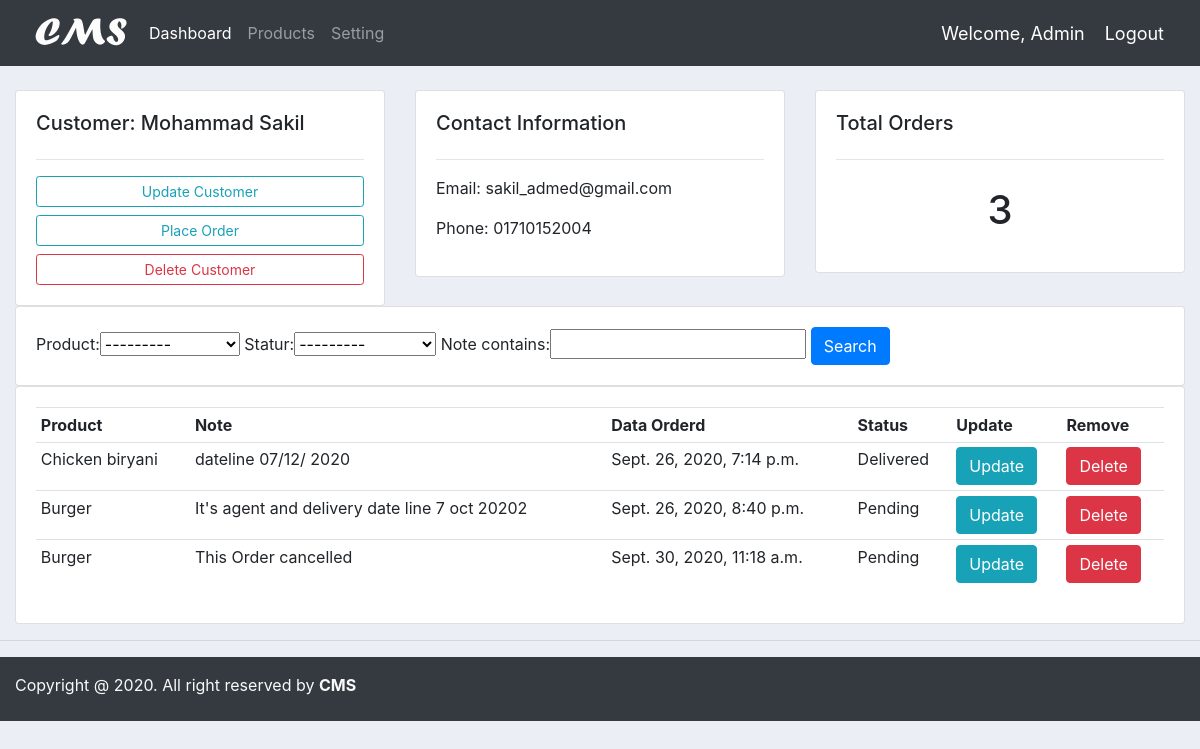
/customer/7 (signed in), run on an earlier commit of the app's database.
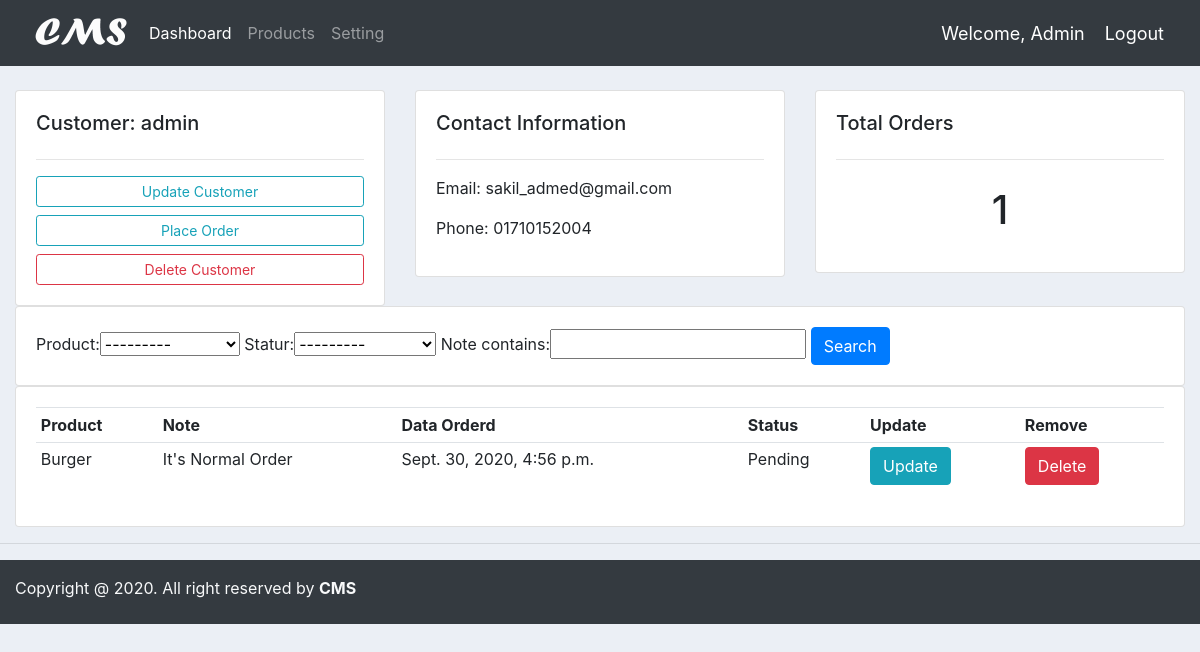
And on a later commit of the database.
### accounts/models.py (models this page shows, shortened)
class Customer(models.Model):
    user = models.OneToOneField(User, null=True, blank=True, on_delete=models.CASCADE)
    name = models.CharField(max_length=200, null=True)
    phone = models.CharField(max_length=200, null=True)
    email = models.CharField(max_length=200, null=True)
    profile_pic = models.ImageField(default="demo.jpg", null=True, blank=True)
    date_created = models.DateTimeField(auto_now_add=True, null=True)

class Order(models.Model):
    STATUS = (
        ('Pending','Pending'),
        ('Canceled Order','Canceled Order'),
        ('Delivered','Delivered')
        )
    customer = models.ForeignKey(Customer, null=True, on_delete=models.SET_NULL)
    Product = models.ForeignKey(Product, null=True, on_delete=models.SET_NULL)
    date_created = models.DateTimeField(auto_now_add=True, null=True)
    statur = models.CharField(max_length=200, null=True, choices=STATUS)
    note = models.CharField(max_length=200, null=True)

class Product(models.Model):
    CATAGORY = (
        ('Indoor','Indoor'),
        ('Out Door','Out Door'),
    )
    name = models.CharField(max_length=200, null=True)
    price = models.FloatField(null=True)
    catagory = models.CharField(max_length=200, null=True, choices=CATAGORY)
    descriprion = models.CharField(max_length=500 ,null=True, blank=True)
    data_created = models.DateTimeField(auto_now_add=True)
    tags = models.ManyToManyField(Tag)
    def __str__(self):
        return str(self.name)

### accounts/decorators.py (the view)
        def wrapper_func(request, *args, **kwargs):
            group = None
            if request.user.groups.exists():
                group = request.user.groups.all()[0].name
            if group in allowed_roles:
                return view_func(request, *args, **kwargs)
            else:
                return HttpResponse("You are not authorize to view this page")

### accounts/views.py (called while the page is built)
@login_required(login_url='login')
@allowed_user(allowed_roles=['admin'])
def customer(request, pk):
    customer = Customer.objects.get(pk=pk)
    orders = customer.order_set.all()
    orders_count = orders.count()
    myFilter = OrderFilter(request.GET, queryset=orders)
    orders = myFilter.qs
    context = {
        'customer':customer,
        'orders':orders,
        'orders_count':orders_count,
        'myFilter':myFilter,
    }
    return render(request, 'accounts/customer.html',context)

### accounts/templates/accounts/customer.html
{% extends 'accounts/main.html' %}
{% block content %}
<div class="container-fluid">
    <br>
    <div class="row">
        <div class="col-md">
            <div class="card card-body">
                <h5>Customer: {{ customer.name }} </h5>
                <hr>
                <a class="btn btn-outline-info btn-sm btn-block" href="#">Update Customer</a>
                <a class="btn btn-outline-info btn-sm btn-block" href="{% url 'create_order' customer.pk %}">Place Order</a>
                <a class="btn btn-outline-danger btn-sm btn-block" href="#">Delete Customer</a>
            </div>
        </div>
        <div class="col-md">
            <div class="card card-body">
                <h5>Contact Information</h5>
                <hr>
                <p>Email: {{ customer.email }}</p>
                <p>Phone: {{ customer.phone }}</p>
            </div>
        </div>
        <div class="col-md">
            <div class="card card-body">
                <h5>Total Orders</h5>
                <hr>
                <h1 style="text-align: center; padding:10px">{{ orders_count  }}</h1>
            </div>
        </div>
    </div>
    <div class="row">
        <div class="col">
            <div class="card card-body">
                <form method="get">
                    {{ myFilter.form }}
                    <button class="btn btn-primary" type="submit">Search</button>
                </form>
            </div>
        </div>
    </div>
    <div class="row">
        <div class="col-md">
            <div class="card card-body">
                <table class="table table-sm">
                    <tr>
                        <th>Product</th>
                        <th>Note</th>
                        <th>Data Orderd</th>
                        <th>Status</th>
                        <th>Update</th>
                        <th>Remove</th>
                    </tr>
                    {% for order in orders %}
                    <tr>
                        <td>{{ order.Product }}</td>
                        <td>{{ order.note }}</td>
                        <td>{{ order.date_created }}</td>
                        <td>{{ order.statur }}</td>
                        <td><a class="btn btn-md btn-info" href="{% url 'update_order' order.pk %}">Update</a></td>
                        <td><a class="btn btn-md btn-danger" href="{% url 'delete_order' order.pk %}">Delete</a></td>
                    </tr>
                    {% endfor %}
            </table>
            </div>
        </div>
    </div>
</div>
{% endblock %}

### accounts/templates/accounts/main.html (shortened to what this page needs)
{% load static %}
<!DOCTYPE html>
<html lang="en">
<head>
    <link rel="stylesheet" href="https://stackpath.bootstrapcdn.com/bootstrap/4.5.2/css/bootstrap.min.css">
    <link rel="stylesheet" href="{% static '/css/main.css' %}">
</head>
<body>
    {% include 'accounts/navbar.html' %}
    {% block content %}
    {% endblock %}
    <hr>
<div class="pt-3 pb-2 mb-2 bg-dark text-white">
    <div class="container-fluid">
        <p class="text-light">Copyright @ 2020. All right reserved by <a class="text-light" href="https://github.com/Rayhun"><b>CMS</b></a></p>
    </div>
</div>
</body>
</html>

### accounts/templates/accounts/navbar.html (shortened to what this page needs)
{% load static %}
<nav class="navbar navbar-expand-lg navbar-dark bg-dark">
  <img id="logo" src="{% static '/images/logo.png' %}" alt="" title="Customer Management System">
    <div class="collapse navbar-collapse" id="navbarSupportedContent">
      <ul class="navbar-nav mr-auto">
        {% if request.user.is_staff %}
        <li class="nav-item active">
          <a class="nav-link" href="{% url 'home' %}">Dashboard</a>
        </li>
        {% endif %}
        <li class="nav-item">
          <a class="nav-link" href="{% url 'products' %}">Products</a>
        </li>
        <li class="nav-item">
          <a class="nav-link" href="{% url 'account' %}">Setting</a>
        </li>
      </ul>
    </div>
    <span class="hello">Welcome, {{ request.user|title }} </span>
    <span><a class="hello" href="{% url 'logout' %}">Logout</a></span>
  </nav>

### static/css/main.css (style rules this page uses)
#logo { height: 50PX; }
body { background-color: #ebeff5; }

### accounts/templates/accounts/navbar.html (style rules this page uses)
.hello { color: #fff; font-size: 18px; margin-right: 20px; }

What changed in the data, as far as the page shows it:
removed Order: Product "Chicken biryani", note "dateline 07/12/ 2020", date_created "Sept. 26, 2020, 7:14 p.m.", statur "Delivered"
removed Order: Product "Burger", note "It's agent and delivery date line 7 oct 20202", date_created "Sept. 26, 2020, 8:40 p.m.", statur "Pending"
removed Order: Product "Burger", note "This Order cancelled", date_created "Sept. 30, 2020, 11:18 a.m.", statur "Pending"
changed Customer "sakil_admed@gmail.com": name "Mohammad Sakil" → "admin"
added Order: Product "Burger", note "It's Normal Order", date_created "Sept. 30, 2020, 4:56 p.m.", statur "Pending"
Also different on the page:
{{ orders_count }}: "3" → "1"
